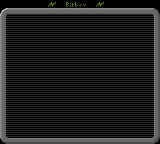

A 2D game scene composited from a Tiled map and its tileset images. What follows is a short description and the map's XML, with every tile layer's data as written:
An orthogonal 20x18 tile map with 8x8 px tiles, 1 tile layer (menu), 1 hidden layer not drawn.

<map version="1.0" orientation="orthogonal" width="20" height="18" tilewidth="8" tileheight="8">
 <tileset firstgid="1" name="menu" tilewidth="8" tileheight="8">
  <image source="menu.png" trans="777777" width="128" height="96" />
 </tileset>
 <layer name="menu" width="20" height="18">
  <data encoding="csv">
69,69,69,69,69,69,132,69,129,130,131,69,132,69,69,69,69,69,69,69,
72,73,73,73,73,73,73,73,73,73,73,73,73,73,73,73,73,73,73,74,
88,83,83,83,83,83,83,83,83,83,83,83,83,83,83,83,83,83,83,90,
88,83,83,83,83,83,83,83,83,83,83,83,83,83,83,83,83,83,83,90,
88,83,83,83,83,83,83,83,83,83,83,83,83,83,83,83,83,83,83,90,
88,83,83,83,83,83,83,83,83,83,83,83,83,83,83,83,83,83,83,90,
88,83,83,83,83,83,83,83,83,83,83,83,83,83,83,83,83,83,83,90,
88,83,83,83,83,83,83,83,83,83,83,83,83,83,83,83,83,83,83,90,
88,83,83,83,83,83,83,83,83,83,83,83,83,83,83,83,83,83,83,90,
88,83,83,83,83,83,83,83,83,83,83,83,83,83,83,83,83,83,83,90,
88,83,83,83,83,83,83,83,83,83,83,83,83,83,83,83,83,83,83,90,
88,83,83,83,83,83,83,83,83,83,83,83,83,83,83,83,83,83,83,90,
88,83,83,83,83,83,83,83,83,83,83,83,83,83,83,83,83,83,83,90,
88,83,83,83,83,83,83,83,83,83,83,83,83,83,83,83,83,83,83,90,
88,83,83,83,83,83,83,83,83,83,83,83,83,83,83,83,83,83,83,90,
88,83,83,83,83,83,83,83,83,83,83,83,83,83,83,83,83,83,83,90,
88,83,83,83,83,83,83,83,83,83,83,83,83,83,83,83,83,83,83,90,
104,105,105,105,105,105,105,105,105,105,105,105,105,105,105,105,105,105,105,106
</data>
 </layer>
 <layer name="intro" width="20" height="18" visible="0">
  <data encoding="csv">
69,69,69,69,69,69,69,69,69,69,69,69,69,69,69,69,69,69,69,69,
69,69,69,69,69,69,69,69,69,69,69,69,69,69,69,69,69,69,69,69,
69,69,69,69,69,69,69,69,69,69,69,69,69,69,69,69,69,69,69,69,
69,69,69,69,69,69,69,69,69,69,69,69,69,69,69,69,69,69,69,69,
69,69,69,69,69,69,69,69,69,69,69,69,69,69,69,69,69,69,69,69,
69,69,69,69,69,69,69,69,69,69,69,69,69,69,76,77,78,69,69,69,
1,1,35,42,53,1,1,1,1,1,1,1,1,91,92,93,94,95,96,1,
1,1,1,1,1,35,48,58,1,1,1,1,1,107,108,109,110,111,112,1,
69,69,69,69,69,69,69,69,69,69,69,69,122,123,124,125,126,127,69,69,
69,69,69,69,69,69,69,69,69,69,69,69,138,139,140,141,142,143,69,69,
69,69,69,69,69,69,69,69,69,69,69,69,154,155,156,157,158,159,69,69,
69,69,69,69,69,69,69,69,69,69,69,69,170,171,172,173,174,69,69,69,
69,69,69,69,69,69,69,69,69,69,69,69,69,69,188,189,69,69,69,69,
69,69,69,69,69,69,69,69,69,69,69,69,69,69,69,69,69,69,69,69,
69,69,69,69,69,69,69,69,69,69,69,69,69,69,69,69,69,69,69,69,
69,69,69,69,69,69,69,69,69,69,69,69,69,69,69,69,69,69,69,69,
69,69,69,69,69,69,69,69,69,69,69,69,69,69,69,69,69,69,69,69,
69,69,69,69,69,69,69,69,69,69,69,69,69,69,69,69,69,69,69,69
</data>
 </layer>
</map>
